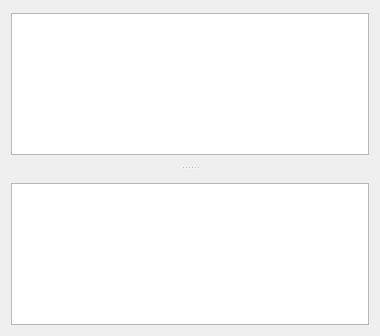
<?xml version="1.0" encoding="UTF-8"?>
<ui version="4.0">
 <class>WsdlMethodView</class>
 <widget class="QWidget" name="WsdlMethodView">
  <property name="geometry">
   <rect>
    <x>0</x>
    <y>0</y>
    <width>380</width>
    <height>336</height>
   </rect>
  </property>
  <property name="windowTitle">
   <string>WsdlMethodView</string>
  </property>
  <layout class="QVBoxLayout" name="verticalLayout_3">
   <property name="spacing">
    <number>0</number>
   </property>
   <property name="leftMargin">
    <number>0</number>
   </property>
   <property name="topMargin">
    <number>0</number>
   </property>
   <property name="rightMargin">
    <number>0</number>
   </property>
   <property name="bottomMargin">
    <number>0</number>
   </property>
   <item>
    <widget class="QSplitter" name="splitter">
     <property name="orientation">
      <enum>Qt::Vertical</enum>
     </property>
     <widget class="QWidget" name="">
      <layout class="QVBoxLayout" name="verticalLayout">
       <property name="spacing">
        <number>2</number>
       </property>
       <item>
        <widget class="WsdlTreeViewHeaderWidget" name="TreeHeader" native="true"/>
       </item>
       <item>
        <widget class="QTreeView" name="TreeView"/>
       </item>
      </layout>
     </widget>
     <widget class="QWidget" name="">
      <layout class="QVBoxLayout" name="verticalLayout_2">
       <property name="spacing">
        <number>2</number>
       </property>
       <item>
        <widget class="WsdlXmlViewHeaderWidget" name="XmlHeader" native="true"/>
       </item>
       <item>
        <widget class="QPlainTextEdit" name="XmlView">
         <property name="readOnly">
          <bool>true</bool>
         </property>
        </widget>
       </item>
      </layout>
     </widget>
    </widget>
   </item>
  </layout>
 </widget>
 <layoutdefault spacing="6" margin="11"/>
 <customwidgets>
  <customwidget>
   <class>WsdlTreeViewHeaderWidget</class>
   <extends>QWidget</extends>
   <header>WsdlTreeViewHeaderWidget.h</header>
   <container>1</container>
  </customwidget>
  <customwidget>
   <class>WsdlXmlViewHeaderWidget</class>
   <extends>QWidget</extends>
   <header>WsdlXmlViewHeaderWidget.h</header>
   <container>1</container>
  </customwidget>
 </customwidgets>
 <resources/>
 <connections/>
</ui>
